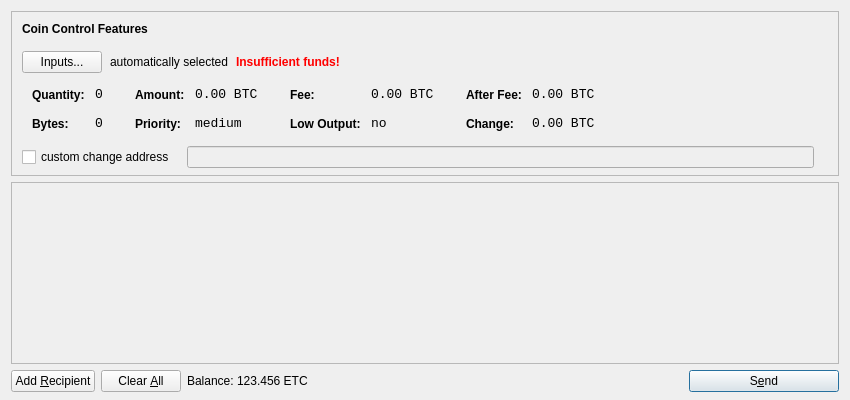
<?xml version="1.0" encoding="UTF-8"?>
<ui version="4.0">
 <class>SendCoinsDialog</class>
 <widget class="QDialog" name="SendCoinsDialog">
  <property name="geometry">
   <rect>
    <x>0</x>
    <y>0</y>
    <width>850</width>
    <height>400</height>
   </rect>
  </property>
  <property name="windowTitle">
   <string>Send Coins</string>
  </property>
  <layout class="QVBoxLayout" name="verticalLayout" stretch="0,1,0">
   <property name="bottomMargin">
    <number>8</number>
   </property>
   <item>
    <widget class="QFrame" name="frameCoinControl">
     <property name="sizePolicy">
      <sizepolicy hsizetype="Expanding" vsizetype="Expanding">
       <horstretch>0</horstretch>
       <verstretch>0</verstretch>
      </sizepolicy>
     </property>
     <property name="maximumSize">
      <size>
       <width>16777215</width>
       <height>16777215</height>
      </size>
     </property>
     <property name="frameShape">
      <enum>QFrame::StyledPanel</enum>
     </property>
     <property name="frameShadow">
      <enum>QFrame::Sunken</enum>
     </property>
     <layout class="QVBoxLayout" name="verticalLayoutCoinControl2">
      <property name="spacing">
       <number>-1</number>
      </property>
      <property name="leftMargin">
       <number>0</number>
      </property>
      <property name="topMargin">
       <number>0</number>
      </property>
      <property name="rightMargin">
       <number>0</number>
      </property>
      <property name="bottomMargin">
       <number>6</number>
      </property>
      <item>
       <layout class="QVBoxLayout" name="verticalLayoutCoinControl" stretch="0,0,0,0,1">
        <property name="spacing">
         <number>0</number>
        </property>
        <property name="leftMargin">
         <number>10</number>
        </property>
        <property name="topMargin">
         <number>10</number>
        </property>
        <item>
         <layout class="QHBoxLayout" name="horizontalLayoutCoinControl1">
          <property name="bottomMargin">
           <number>15</number>
          </property>
          <item>
           <widget class="QLabel" name="labelCoinControlFeatures">
            <property name="sizePolicy">
             <sizepolicy hsizetype="Preferred" vsizetype="Maximum">
              <horstretch>0</horstretch>
              <verstretch>0</verstretch>
             </sizepolicy>
            </property>
            <property name="font">
             <font>
              <weight>75</weight>
              <bold>true</bold>
             </font>
            </property>
            <property name="styleSheet">
             <string notr="true">font-weight:bold;</string>
            </property>
            <property name="text">
             <string>Coin Control Features</string>
            </property>
           </widget>
          </item>
         </layout>
        </item>
        <item>
         <layout class="QHBoxLayout" name="horizontalLayoutCoinControl2" stretch="0,0,0,0">
          <property name="spacing">
           <number>8</number>
          </property>
          <property name="bottomMargin">
           <number>10</number>
          </property>
          <item>
           <widget class="QPushButton" name="pushButtonCoinControl">
            <property name="styleSheet">
             <string notr="true"/>
            </property>
            <property name="text">
             <string>Inputs...</string>
            </property>
           </widget>
          </item>
          <item>
           <widget class="QLabel" name="labelCoinControlAutomaticallySelected">
            <property name="text">
             <string>automatically selected</string>
            </property>
            <property name="margin">
             <number>5</number>
            </property>
           </widget>
          </item>
          <item>
           <widget class="QLabel" name="labelCoinControlInsuffFunds">
            <property name="font">
             <font>
              <weight>75</weight>
              <bold>true</bold>
             </font>
            </property>
            <property name="styleSheet">
             <string notr="true">color:red;font-weight:bold;</string>
            </property>
            <property name="text">
             <string>Insufficient funds!</string>
            </property>
            <property name="margin">
             <number>5</number>
            </property>
           </widget>
          </item>
          <item>
           <spacer name="horizontalSpacerCoinControl">
            <property name="orientation">
             <enum>Qt::Horizontal</enum>
            </property>
            <property name="sizeHint" stdset="0">
             <size>
              <width>40</width>
              <height>1</height>
             </size>
            </property>
           </spacer>
          </item>
         </layout>
        </item>
        <item>
         <widget class="QWidget" name="widgetCoinControl" native="true">
          <property name="sizePolicy">
           <sizepolicy hsizetype="Preferred" vsizetype="Preferred">
            <horstretch>0</horstretch>
            <verstretch>0</verstretch>
           </sizepolicy>
          </property>
          <property name="minimumSize">
           <size>
            <width>0</width>
            <height>0</height>
           </size>
          </property>
          <property name="styleSheet">
           <string notr="true"/>
          </property>
          <layout class="QHBoxLayout" name="horizontalLayoutCoinControl5">
           <property name="margin">
            <number>0</number>
           </property>
           <item>
            <layout class="QHBoxLayout" name="horizontalLayoutCoinControl3" stretch="0,0,0,1">
             <property name="spacing">
              <number>20</number>
             </property>
             <property name="topMargin">
              <number>0</number>
             </property>
             <property name="bottomMargin">
              <number>10</number>
             </property>
             <item>
              <layout class="QFormLayout" name="formLayoutCoinControl1">
               <property name="horizontalSpacing">
                <number>10</number>
               </property>
               <property name="verticalSpacing">
                <number>14</number>
               </property>
               <property name="leftMargin">
                <number>10</number>
               </property>
               <property name="topMargin">
                <number>4</number>
               </property>
               <property name="rightMargin">
                <number>6</number>
               </property>
               <item row="0" column="0">
                <widget class="QLabel" name="labelCoinControlQuantityText">
                 <property name="styleSheet">
                  <string notr="true">font-weight:bold;</string>
                 </property>
                 <property name="text">
                  <string>Quantity:</string>
                 </property>
                 <property name="margin">
                  <number>0</number>
                 </property>
                </widget>
               </item>
               <item row="0" column="1">
                <widget class="QLabel" name="labelCoinControlQuantity">
                 <property name="font">
                  <font>
                   <family>Monospace</family>
                   <pointsize>10</pointsize>
                  </font>
                 </property>
                 <property name="cursor">
                  <cursorShape>IBeamCursor</cursorShape>
                 </property>
                 <property name="contextMenuPolicy">
                  <enum>Qt::ActionsContextMenu</enum>
                 </property>
                 <property name="text">
                  <string notr="true">0</string>
                 </property>
                 <property name="margin">
                  <number>0</number>
                 </property>
                 <property name="textInteractionFlags">
                  <set>Qt::LinksAccessibleByMouse|Qt::TextSelectableByKeyboard|Qt::TextSelectableByMouse</set>
                 </property>
                </widget>
               </item>
               <item row="1" column="0">
                <widget class="QLabel" name="labelCoinControlBytesText">
                 <property name="styleSheet">
                  <string notr="true">font-weight:bold;</string>
                 </property>
                 <property name="text">
                  <string>Bytes:</string>
                 </property>
                </widget>
               </item>
               <item row="1" column="1">
                <widget class="QLabel" name="labelCoinControlBytes">
                 <property name="font">
                  <font>
                   <family>Monospace</family>
                   <pointsize>10</pointsize>
                  </font>
                 </property>
                 <property name="cursor">
                  <cursorShape>IBeamCursor</cursorShape>
                 </property>
                 <property name="contextMenuPolicy">
                  <enum>Qt::ActionsContextMenu</enum>
                 </property>
                 <property name="text">
                  <string notr="true">0</string>
                 </property>
                 <property name="textInteractionFlags">
                  <set>Qt::LinksAccessibleByMouse|Qt::TextSelectableByKeyboard|Qt::TextSelectableByMouse</set>
                 </property>
                </widget>
               </item>
              </layout>
             </item>
             <item>
              <layout class="QFormLayout" name="formLayoutCoinControl2">
               <property name="horizontalSpacing">
                <number>10</number>
               </property>
               <property name="verticalSpacing">
                <number>14</number>
               </property>
               <property name="leftMargin">
                <number>6</number>
               </property>
               <property name="topMargin">
                <number>4</number>
               </property>
               <property name="rightMargin">
                <number>6</number>
               </property>
               <item row="0" column="0">
                <widget class="QLabel" name="labelCoinControlAmountText">
                 <property name="styleSheet">
                  <string notr="true">font-weight:bold;</string>
                 </property>
                 <property name="text">
                  <string>Amount:</string>
                 </property>
                 <property name="margin">
                  <number>0</number>
                 </property>
                </widget>
               </item>
               <item row="0" column="1">
                <widget class="QLabel" name="labelCoinControlAmount">
                 <property name="font">
                  <font>
                   <family>Monospace</family>
                   <pointsize>10</pointsize>
                  </font>
                 </property>
                 <property name="cursor">
                  <cursorShape>IBeamCursor</cursorShape>
                 </property>
                 <property name="contextMenuPolicy">
                  <enum>Qt::ActionsContextMenu</enum>
                 </property>
                 <property name="text">
                  <string notr="true">0.00 BTC</string>
                 </property>
                 <property name="textInteractionFlags">
                  <set>Qt::LinksAccessibleByMouse|Qt::TextSelectableByKeyboard|Qt::TextSelectableByMouse</set>
                 </property>
                </widget>
               </item>
               <item row="1" column="0">
                <widget class="QLabel" name="labelCoinControlPriorityText">
                 <property name="styleSheet">
                  <string notr="true">font-weight:bold;</string>
                 </property>
                 <property name="text">
                  <string>Priority:</string>
                 </property>
                </widget>
               </item>
               <item row="1" column="1">
                <widget class="QLabel" name="labelCoinControlPriority">
                 <property name="font">
                  <font>
                   <family>Monospace</family>
                   <pointsize>10</pointsize>
                  </font>
                 </property>
                 <property name="cursor">
                  <cursorShape>IBeamCursor</cursorShape>
                 </property>
                 <property name="contextMenuPolicy">
                  <enum>Qt::ActionsContextMenu</enum>
                 </property>
                 <property name="text">
                  <string>medium</string>
                 </property>
                 <property name="textInteractionFlags">
                  <set>Qt::LinksAccessibleByMouse|Qt::TextSelectableByKeyboard|Qt::TextSelectableByMouse</set>
                 </property>
                </widget>
               </item>
              </layout>
             </item>
             <item>
              <layout class="QFormLayout" name="formLayoutCoinControl3">
               <property name="horizontalSpacing">
                <number>10</number>
               </property>
               <property name="verticalSpacing">
                <number>14</number>
               </property>
               <property name="leftMargin">
                <number>6</number>
               </property>
               <property name="topMargin">
                <number>4</number>
               </property>
               <property name="rightMargin">
                <number>6</number>
               </property>
               <item row="0" column="0">
                <widget class="QLabel" name="labelCoinControlFeeText">
                 <property name="styleSheet">
                  <string notr="true">font-weight:bold;</string>
                 </property>
                 <property name="text">
                  <string>Fee:</string>
                 </property>
                 <property name="margin">
                  <number>0</number>
                 </property>
                </widget>
               </item>
               <item row="0" column="1">
                <widget class="QLabel" name="labelCoinControlFee">
                 <property name="font">
                  <font>
                   <family>Monospace</family>
                   <pointsize>10</pointsize>
                  </font>
                 </property>
                 <property name="cursor">
                  <cursorShape>IBeamCursor</cursorShape>
                 </property>
                 <property name="contextMenuPolicy">
                  <enum>Qt::ActionsContextMenu</enum>
                 </property>
                 <property name="text">
                  <string notr="true">0.00 BTC</string>
                 </property>
                 <property name="textInteractionFlags">
                  <set>Qt::LinksAccessibleByMouse|Qt::TextSelectableByKeyboard|Qt::TextSelectableByMouse</set>
                 </property>
                </widget>
               </item>
               <item row="1" column="0">
                <widget class="QLabel" name="labelCoinControlLowOutputText">
                 <property name="styleSheet">
                  <string notr="true">font-weight:bold;</string>
                 </property>
                 <property name="text">
                  <string>Low Output:</string>
                 </property>
                </widget>
               </item>
               <item row="1" column="1">
                <widget class="QLabel" name="labelCoinControlLowOutput">
                 <property name="font">
                  <font>
                   <family>Monospace</family>
                   <pointsize>10</pointsize>
                  </font>
                 </property>
                 <property name="cursor">
                  <cursorShape>IBeamCursor</cursorShape>
                 </property>
                 <property name="contextMenuPolicy">
                  <enum>Qt::ActionsContextMenu</enum>
                 </property>
                 <property name="text">
                  <string>no</string>
                 </property>
                 <property name="textInteractionFlags">
                  <set>Qt::LinksAccessibleByMouse|Qt::TextSelectableByKeyboard|Qt::TextSelectableByMouse</set>
                 </property>
                </widget>
               </item>
              </layout>
             </item>
             <item>
              <layout class="QFormLayout" name="formLayoutCoinControl4">
               <property name="horizontalSpacing">
                <number>10</number>
               </property>
               <property name="verticalSpacing">
                <number>14</number>
               </property>
               <property name="leftMargin">
                <number>6</number>
               </property>
               <property name="topMargin">
                <number>4</number>
               </property>
               <property name="rightMargin">
                <number>6</number>
               </property>
               <item row="0" column="0">
                <widget class="QLabel" name="labelCoinControlAfterFeeText">
                 <property name="styleSheet">
                  <string notr="true">font-weight:bold;</string>
                 </property>
                 <property name="text">
                  <string>After Fee:</string>
                 </property>
                 <property name="margin">
                  <number>0</number>
                 </property>
                </widget>
               </item>
               <item row="0" column="1">
                <widget class="QLabel" name="labelCoinControlAfterFee">
                 <property name="font">
                  <font>
                   <family>Monospace</family>
                   <pointsize>10</pointsize>
                  </font>
                 </property>
                 <property name="cursor">
                  <cursorShape>IBeamCursor</cursorShape>
                 </property>
                 <property name="contextMenuPolicy">
                  <enum>Qt::ActionsContextMenu</enum>
                 </property>
                 <property name="text">
                  <string notr="true">0.00 BTC</string>
                 </property>
                 <property name="textInteractionFlags">
                  <set>Qt::LinksAccessibleByMouse|Qt::TextSelectableByKeyboard|Qt::TextSelectableByMouse</set>
                 </property>
                </widget>
               </item>
               <item row="1" column="0">
                <widget class="QLabel" name="labelCoinControlChangeText">
                 <property name="styleSheet">
                  <string notr="true">font-weight:bold;</string>
                 </property>
                 <property name="text">
                  <string>Change:</string>
                 </property>
                </widget>
               </item>
               <item row="1" column="1">
                <widget class="QLabel" name="labelCoinControlChange">
                 <property name="font">
                  <font>
                   <family>Monospace</family>
                   <pointsize>10</pointsize>
                  </font>
                 </property>
                 <property name="cursor">
                  <cursorShape>IBeamCursor</cursorShape>
                 </property>
                 <property name="contextMenuPolicy">
                  <enum>Qt::ActionsContextMenu</enum>
                 </property>
                 <property name="text">
                  <string notr="true">0.00 BTC</string>
                 </property>
                 <property name="textInteractionFlags">
                  <set>Qt::LinksAccessibleByMouse|Qt::TextSelectableByKeyboard|Qt::TextSelectableByMouse</set>
                 </property>
                </widget>
               </item>
              </layout>
             </item>
            </layout>
           </item>
          </layout>
         </widget>
        </item>
        <item>
         <layout class="QHBoxLayout" name="horizontalLayoutCoinControl4" stretch="0,0,0">
          <property name="spacing">
           <number>12</number>
          </property>
          <property name="sizeConstraint">
           <enum>QLayout::SetDefaultConstraint</enum>
          </property>
          <property name="topMargin">
           <number>5</number>
          </property>
          <property name="rightMargin">
           <number>5</number>
          </property>
          <item>
           <widget class="QCheckBox" name="checkBoxCoinControlChange">
            <property name="text">
             <string>custom change address</string>
            </property>
           </widget>
          </item>
          <item>
           <widget class="QLineEdit" name="lineEditCoinControlChange">
            <property name="enabled">
             <bool>false</bool>
            </property>
            <property name="sizePolicy">
             <sizepolicy hsizetype="Expanding" vsizetype="Fixed">
              <horstretch>0</horstretch>
              <verstretch>0</verstretch>
             </sizepolicy>
            </property>
           </widget>
          </item>
          <item>
           <widget class="QLabel" name="labelCoinControlChangeLabel">
            <property name="sizePolicy">
             <sizepolicy hsizetype="Preferred" vsizetype="Expanding">
              <horstretch>0</horstretch>
              <verstretch>0</verstretch>
             </sizepolicy>
            </property>
            <property name="minimumSize">
             <size>
              <width>0</width>
              <height>0</height>
             </size>
            </property>
            <property name="text">
             <string/>
            </property>
            <property name="margin">
             <number>3</number>
            </property>
           </widget>
          </item>
         </layout>
        </item>
        <item>
         <spacer name="verticalSpacerCoinControl">
          <property name="orientation">
           <enum>Qt::Vertical</enum>
          </property>
          <property name="sizeHint" stdset="0">
           <size>
            <width>800</width>
            <height>1</height>
           </size>
          </property>
         </spacer>
        </item>
       </layout>
      </item>
     </layout>
    </widget>
   </item>
   <item>
    <widget class="QScrollArea" name="scrollArea">
     <property name="widgetResizable">
      <bool>true</bool>
     </property>
     <widget class="QWidget" name="scrollAreaWidgetContents">
      <property name="geometry">
       <rect>
        <x>0</x>
        <y>0</y>
        <width>830</width>
        <height>165</height>
       </rect>
      </property>
      <layout class="QVBoxLayout" name="verticalLayout_2">
       <property name="margin">
        <number>0</number>
       </property>
       <item>
        <layout class="QVBoxLayout" name="entries">
         <property name="spacing">
          <number>6</number>
         </property>
        </layout>
       </item>
       <item>
        <spacer name="verticalSpacer">
         <property name="orientation">
          <enum>Qt::Vertical</enum>
         </property>
         <property name="sizeHint" stdset="0">
          <size>
           <width>20</width>
           <height>40</height>
          </size>
         </property>
        </spacer>
       </item>
      </layout>
     </widget>
    </widget>
   </item>
   <item>
    <layout class="QHBoxLayout" name="horizontalLayout">
     <item>
      <widget class="QPushButton" name="addButton">
       <property name="toolTip">
        <string>Send to multiple recipients at once</string>
       </property>
       <property name="text">
        <string>Add &amp;Recipient</string>
       </property>
       <property name="icon">
        <iconset resource="../bitcoin.qrc">
         <normaloff>:/icons/add</normaloff>:/icons/add</iconset>
       </property>
       <property name="autoDefault">
        <bool>false</bool>
       </property>
      </widget>
     </item>
     <item>
      <widget class="QPushButton" name="clearButton">
       <property name="sizePolicy">
        <sizepolicy hsizetype="Minimum" vsizetype="Fixed">
         <horstretch>0</horstretch>
         <verstretch>0</verstretch>
        </sizepolicy>
       </property>
       <property name="toolTip">
        <string>Remove all transaction fields</string>
       </property>
       <property name="text">
        <string>Clear &amp;All</string>
       </property>
       <property name="icon">
        <iconset resource="../bitcoin.qrc">
         <normaloff>:/icons/remove</normaloff>:/icons/remove</iconset>
       </property>
       <property name="autoRepeatDelay">
        <number>300</number>
       </property>
       <property name="autoDefault">
        <bool>false</bool>
       </property>
      </widget>
     </item>
     <item>
      <layout class="QHBoxLayout" name="horizontalLayout_2">
       <property name="spacing">
        <number>3</number>
       </property>
       <item>
        <widget class="QLabel" name="label">
         <property name="text">
          <string>Balance:</string>
         </property>
        </widget>
       </item>
       <item>
        <widget class="QLabel" name="labelBalance">
         <property name="cursor">
          <cursorShape>IBeamCursor</cursorShape>
         </property>
         <property name="text">
          <string>123.456 ETC</string>
         </property>
         <property name="textInteractionFlags">
          <set>Qt::LinksAccessibleByMouse|Qt::TextSelectableByKeyboard|Qt::TextSelectableByMouse</set>
         </property>
        </widget>
       </item>
      </layout>
     </item>
     <item>
      <spacer name="horizontalSpacer">
       <property name="orientation">
        <enum>Qt::Horizontal</enum>
       </property>
       <property name="sizeHint" stdset="0">
        <size>
         <width>40</width>
         <height>20</height>
        </size>
       </property>
      </spacer>
     </item>
     <item>
      <widget class="QPushButton" name="sendButton">
       <property name="minimumSize">
        <size>
         <width>150</width>
         <height>0</height>
        </size>
       </property>
       <property name="toolTip">
        <string>Confirm the send action</string>
       </property>
       <property name="text">
        <string>S&amp;end</string>
       </property>
       <property name="icon">
        <iconset resource="../bitcoin.qrc">
         <normaloff>:/icons/send</normaloff>:/icons/send</iconset>
       </property>
       <property name="default">
        <bool>true</bool>
       </property>
      </widget>
     </item>
    </layout>
   </item>
  </layout>
 </widget>
 <resources>
  <include location="../bitcoin.qrc"/>
 </resources>
 <connections/>
</ui>
